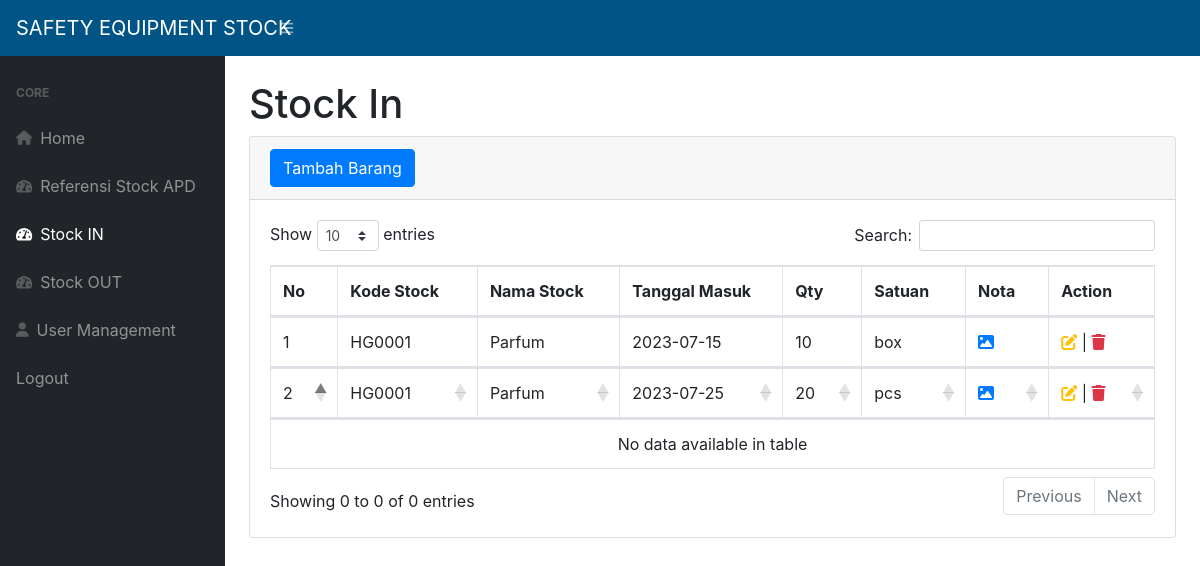
/masuk.php (signed in), run on the app's committed database.
### tables this page shows
CREATE TABLE `stok_masuk` (
  `id_masuk` int(11) NOT NULL,
  `id_stock` int(11) DEFAULT NULL,
  `tanggal_masuk` date DEFAULT NULL,
  `jumlah` int(11) DEFAULT NULL,
  `satuan` varchar(10) DEFAULT NULL,
  `keterangan` text NOT NULL,
  `foto` varchar(100) NOT NULL
);

CREATE TABLE `stock` (
  `id_stock` int(11) NOT NULL,
  `kode_stock` varchar(10) DEFAULT NULL,
  `nama_barang` varchar(50) DEFAULT NULL,
  `jumlah_stock` int(11) DEFAULT 0,
  `satuan` varchar(10) DEFAULT NULL,
  `foto` varchar(100) DEFAULT NULL,
  `deskripsi` text NOT NULL
);

### masuk.php (the view, shortened to what this page needs)
<?php
require 'function.php';
$query = mysqli_query($conn, "SELECT a.*, b.kode_stock, b.nama_barang AS barang FROM stok_masuk a INNER JOIN stock b ON a.id_stock = b.id_stock");
?>
<!DOCTYPE html>
<html lang="en">
<head>
    <link href="css/styles.css" rel="stylesheet" />
    <link href="https://cdn.datatables.net/1.10.20/css/dataTables.bootstrap4.min.css" rel="stylesheet" />
    <link rel="stylesheet" href="https://cdnjs.cloudflare.com/ajax/libs/font-awesome/6.4.0/css/all.min.css" />
</head>
<body class="sb-nav-fixed">
    <nav class="sb-topnav navbar navbar-expand navbar-dark " style="background-color:#005586;">
        <div style="width: 17em;">
            <a class="navbar-brand" href="index.php">SAFETY EQUIPMENT STOCK</a>
        </div>
        <div class="">
            <button class="btn btn-link btn-sm order-1 order-lg-0 ms-5" id="sidebarToggle" href="#"><i class="fas fa-bars"></i></button>
        </div>
    </nav>
    <div id="layoutSidenav">
        <div id="layoutSidenav_nav">
            <nav class="sb-sidenav accordion sb-sidenav-dark" id="sidenavAccordion">
                <div class="sb-sidenav-menu">
                    <div class="nav">
                        <div class="sb-sidenav-menu-heading">Core</div>
                        <a class="nav-link" href="index.php">
                            <div class="sb-nav-link-icon"><i class="fa-solid fa-home"></i></div>
                            Home
                        </a>
                        <a class="nav-link" href="Referensi.php">
                            <div class="sb-nav-link-icon"><i class="fas fa-tachometer-alt"></i></div>
                            Referensi Stock APD
                        </a>
                        <a class="nav-link" href="masuk.php">
                            <div class="sb-nav-link-icon"><i class="fas fa-tachometer-alt"></i></div>
                            Stock IN
                        </a>
                        <a class="nav-link" href="keluar.php">
                            <div class="sb-nav-link-icon"><i class="fas fa-tachometer-alt"></i></div>
                            Stock OUT
                        </a>
                        <a class="nav-link" href="management.php">
                            <div class="sb-nav-link-icon">
                                <i class="fa-solid fa-user"></i>
                            </div>
                            User Management
                        </a>
                        <a class="nav-link" href="logout.php">
                            Logout
                        </a>
                    </div>
            </nav>
        </div>
        <div id="layoutSidenav_content">
            <main>
                <div class="container-fluid">
                    <h1 class="mt-4">Stock In</h1>
                    <div class="card mb-4">
                        <div class="card-header">
                            <button type="button" class="btn btn-primary" data-toggle="modal" data-target="#myModal">
                                Tambah Barang
                            </button>
                        </div>
                        <div class="card-body">
                            <div class="table-responsive">
                                <table class="table table-bordered" id="dataTable" width="100%" cellspacing="0">
                                    <thead>
                                        <tr>
                                            <th>No</th>
                                            <th>Kode Stock</th>
                                            <th>Nama Stock</th>
                                            <th>Tanggal Masuk</th>
                                            <th>Qty</th>
                                            <th>Satuan</th>
                                            <th>Nota</th>
                                            <th>Action</th>
                                        </tr>
                                        <?php $i = 1 ?>
                                        <?php while ($barang = mysqli_fetch_assoc($query)) : ?>
                                            <tr>
                                                <td><?= $i ?></td>
                                                <td><?= $barang['kode_stock'] ?></td>
                                                <td><?= $barang['barang'] ?></td>
                                                <td><?= $barang['tanggal_masuk'] ?></td>
                                                <td><?= $barang['jumlah'] ?></td>
                                                <td><?= $barang['satuan'] ?></td>
                                                <td>
                                                    <a href="assets/img/<?= $barang['foto'] ?>" class="text-center">
                                                        <i class="fa-solid fa-image"></i>
                                                    </a>
                                                </td>
                                                <td>
                                                    <a href="editMasuk.php?id=<?= $barang['id_masuk']; ?>" class="text-warning">
                                                        <i class="fa-solid fa-pen-to-square"></i>
                                                    </a>|
                                                    <a href="hapusMasuk.php?id=<?= $barang['id_masuk']; ?>" onclick="confirm('Yakin mau dihapus?')" class="text-danger">
                                                        <i class="fa-solid fa-trash"></i>
                                                    </a>
                                                </td>
                                            </tr>
                                            <?php $i++ ?>
                                        <?php endwhile ?>
                                    </thead>
                                    <tbody>
                                    </tbody>
                                </table>
                            </div>
                        </div>
                    </div>
                </div>
            </main>
        </div>
    </div>
</body>
</html>

### data on the page
stok_masuk: id_stock.kode_stock "HG0001", id_stock.nama_barang "Parfum", tanggal_masuk "2023-07-15", jumlah "10", satuan "box"
stok_masuk: id_stock.kode_stock "HG0001", id_stock.nama_barang "Parfum", tanggal_masuk "2023-07-25", jumlah "20", satuan "pcs"
